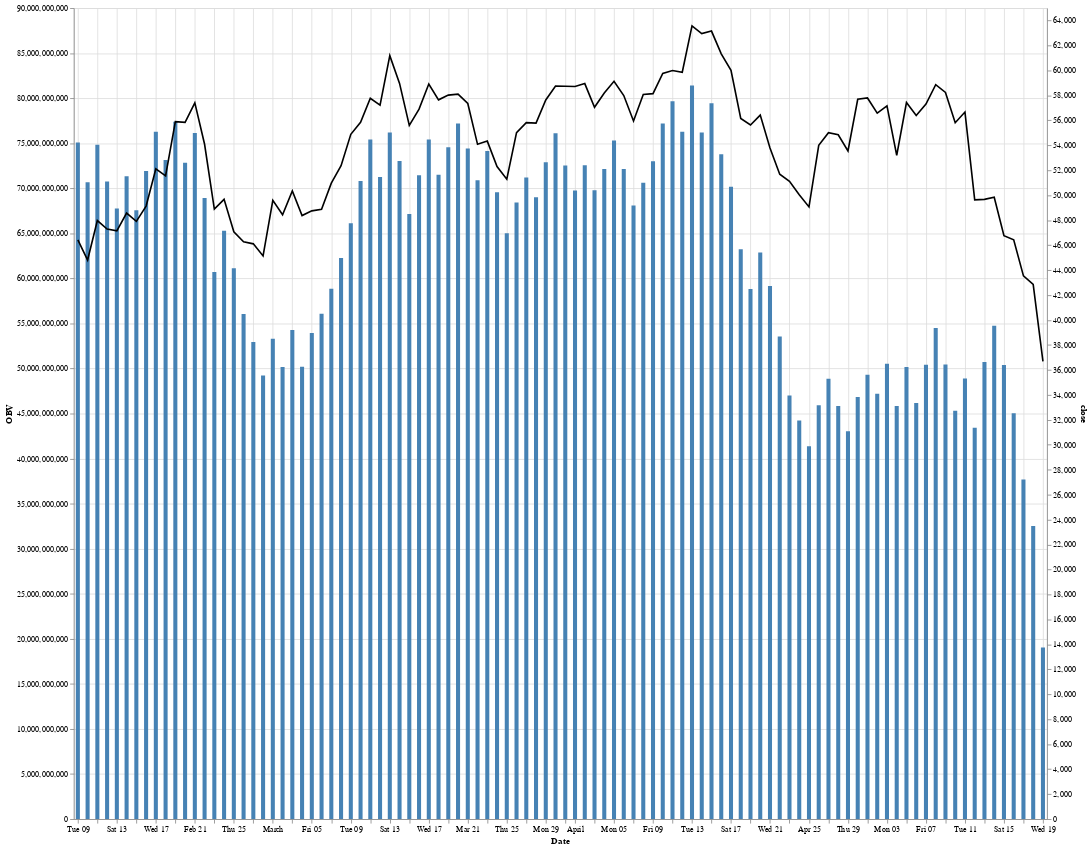

Write notebook code for a chart like this one.
### Markdown cell above
### Plot OBV for Period 5

### Code cell
period_5 = obv_df.loc['2021-02-09':'2021-05-19']
period_5.reset_index(inplace = True)
source = period_5
base = alt.Chart(source).encode(x='Date')

bar = alt.Chart(source).mark_bar().encode(
    x="Date",
    y="OBV",
    color=alt.condition(
        alt.datum.OBV > 0,
        alt.value("steelblue"),# The positive color
        alt.value("orange")  # The neagative color
    ))

line =  base.mark_line(color='black').encode(
    y='close'
)

(bar + line).properties(width=5000, height = 900)
alt.layer(bar, line).resolve_scale(
    y = 'independent'
).properties(width = 1200, height = 1000)
